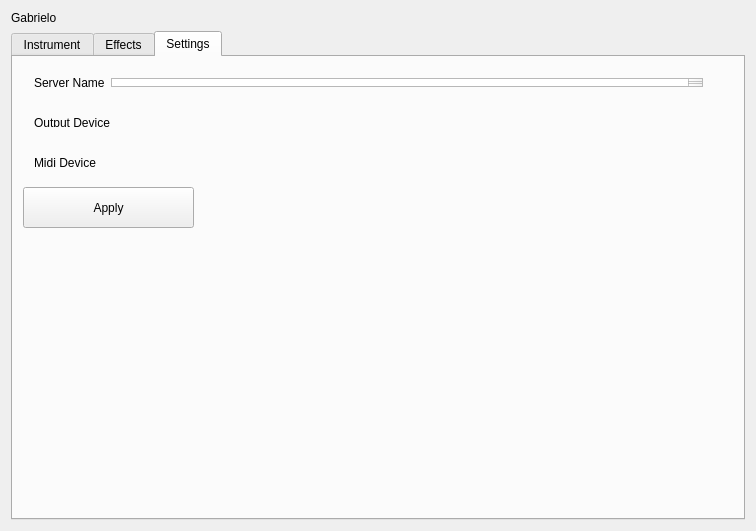
<?xml version="1.0" encoding="UTF-8"?>
<ui version="4.0">
 <class>MainWindow</class>
 <widget class="QMainWindow" name="MainWindow">
  <property name="geometry">
   <rect>
    <x>0</x>
    <y>0</y>
    <width>756</width>
    <height>531</height>
   </rect>
  </property>
  <property name="windowTitle">
   <string>MainWindow</string>
  </property>
  <widget class="QWidget" name="centralWidget">
   <layout class="QGridLayout" name="gridLayout_2">
    <item row="1" column="0" rowspan="2">
     <widget class="QLabel" name="label">
      <property name="text">
       <string>Gabrielo</string>
      </property>
     </widget>
    </item>
    <item row="3" column="0">
     <widget class="QTabWidget" name="tabWidget">
      <property name="sizePolicy">
       <sizepolicy hsizetype="Expanding" vsizetype="Expanding">
        <horstretch>1</horstretch>
        <verstretch>0</verstretch>
       </sizepolicy>
      </property>
      <property name="toolTip">
       <string>&lt;html&gt;&lt;head/&gt;&lt;body&gt;&lt;p&gt;Effects Rack&lt;/p&gt;&lt;/body&gt;&lt;/html&gt;</string>
      </property>
      <property name="autoFillBackground">
       <bool>false</bool>
      </property>
      <property name="currentIndex">
       <number>2</number>
      </property>
      <property name="tabBarAutoHide">
       <bool>false</bool>
      </property>
      <widget class="QWidget" name="tab">
       <attribute name="title">
        <string>Instrument</string>
       </attribute>
       <layout class="QGridLayout" name="gridLayout_4">
        <item row="0" column="0">
         <layout class="QHBoxLayout" name="horizontalLayout_4"/>
        </item>
        <item row="1" column="0">
         <widget class="QScrollArea" name="scrollArea">
          <property name="widgetResizable">
           <bool>true</bool>
          </property>
          <widget class="QWidget" name="scrollAreaWidgetContents">
           <property name="geometry">
            <rect>
             <x>0</x>
             <y>0</y>
             <width>714</width>
             <height>425</height>
            </rect>
           </property>
          </widget>
         </widget>
        </item>
       </layout>
      </widget>
      <widget class="QWidget" name="effects_rack">
       <attribute name="title">
        <string>Effects</string>
       </attribute>
       <layout class="QGridLayout" name="gridLayout_3">
        <item row="1" column="0" colspan="2">
         <layout class="QHBoxLayout" name="horizontalLayout_3"/>
        </item>
        <item row="2" column="0">
         <widget class="QLabel" name="label_2">
          <property name="text">
           <string>Output</string>
          </property>
         </widget>
        </item>
        <item row="0" column="0" colspan="2">
         <layout class="QGridLayout" name="gridLayout">
          <item row="0" column="1">
           <widget class="QPushButton" name="pushButton_4">
            <property name="text">
             <string>Add</string>
            </property>
           </widget>
          </item>
          <item row="0" column="2">
           <widget class="QPushButton" name="pushButton_6">
            <property name="text">
             <string>Clear</string>
            </property>
           </widget>
          </item>
          <item row="0" column="0">
           <spacer name="horizontalSpacer">
            <property name="orientation">
             <enum>Qt::Horizontal</enum>
            </property>
            <property name="sizeHint" stdset="0">
             <size>
              <width>40</width>
              <height>20</height>
             </size>
            </property>
           </spacer>
          </item>
         </layout>
        </item>
       </layout>
      </widget>
      <widget class="QWidget" name="tab_2">
       <attribute name="title">
        <string>Settings</string>
       </attribute>
       <widget class="QWidget" name="horizontalLayoutWidget">
        <property name="geometry">
         <rect>
          <x>10</x>
          <y>10</y>
          <width>691</width>
          <height>31</height>
         </rect>
        </property>
        <layout class="QHBoxLayout" name="horizontalLayout">
         <item>
          <widget class="QLabel" name="label_3">
           <property name="text">
            <string>Server Name</string>
           </property>
          </widget>
         </item>
         <item>
          <widget class="QTextEdit" name="textEdit"/>
         </item>
        </layout>
       </widget>
       <widget class="QWidget" name="horizontalLayoutWidget_3">
        <property name="geometry">
         <rect>
          <x>10</x>
          <y>50</y>
          <width>691</width>
          <height>31</height>
         </rect>
        </property>
        <layout class="QHBoxLayout" name="horizontalLayout_5">
         <item>
          <widget class="QLabel" name="label_5">
           <property name="text">
            <string>Output Device</string>
           </property>
          </widget>
         </item>
        </layout>
       </widget>
       <widget class="QWidget" name="horizontalLayoutWidget_4">
        <property name="geometry">
         <rect>
          <x>10</x>
          <y>90</y>
          <width>691</width>
          <height>31</height>
         </rect>
        </property>
        <layout class="QHBoxLayout" name="horizontalLayout_6">
         <item>
          <widget class="QLabel" name="label_7">
           <property name="text">
            <string>Midi Device</string>
           </property>
          </widget>
         </item>
        </layout>
       </widget>
       <widget class="QPushButton" name="pushButton">
        <property name="geometry">
         <rect>
          <x>10</x>
          <y>130</y>
          <width>171</width>
          <height>41</height>
         </rect>
        </property>
        <property name="text">
         <string>Apply</string>
        </property>
       </widget>
      </widget>
     </widget>
    </item>
   </layout>
  </widget>
 </widget>
 <layoutdefault spacing="6" margin="11"/>
 <resources/>
 <connections/>
</ui>
